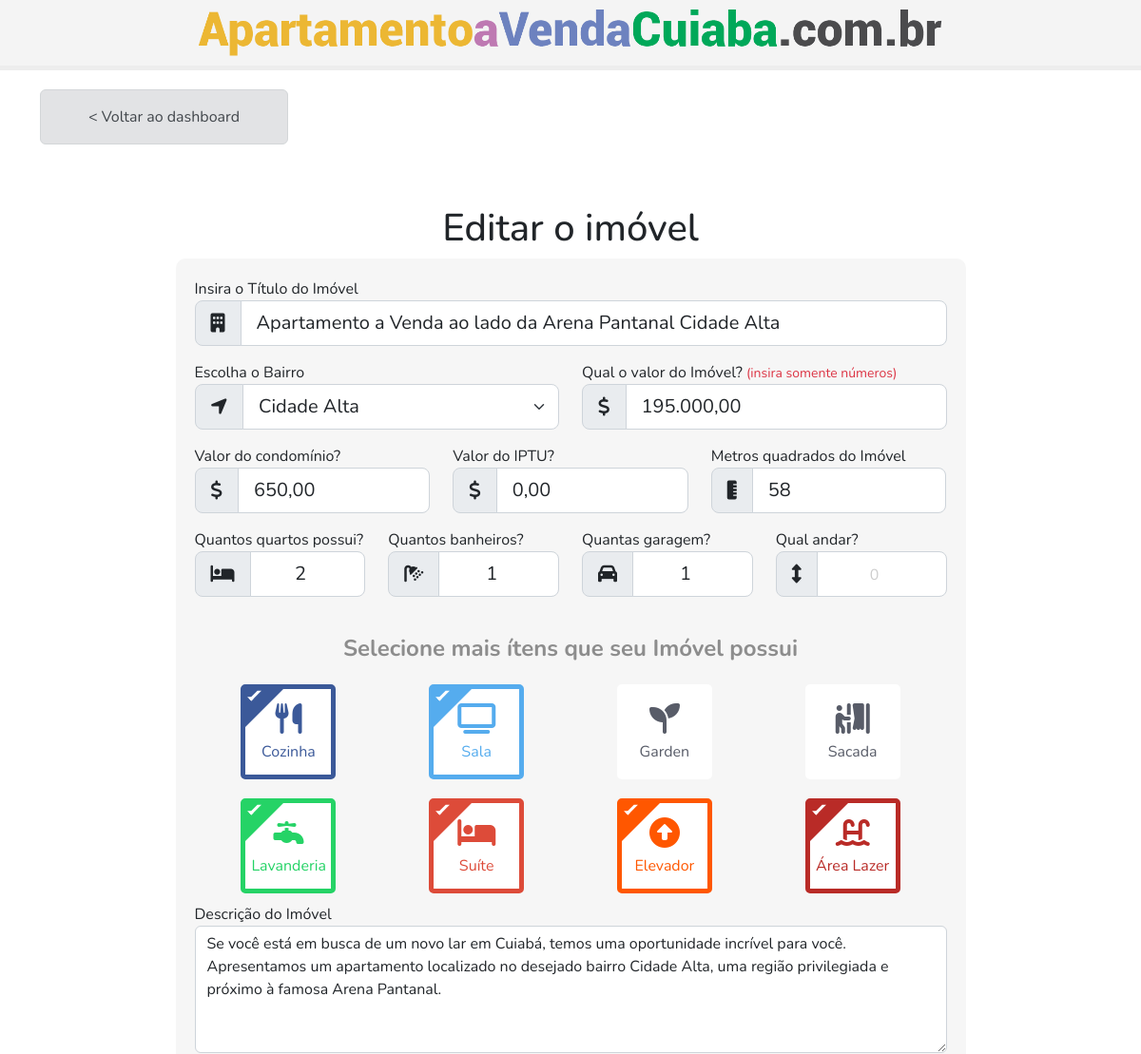
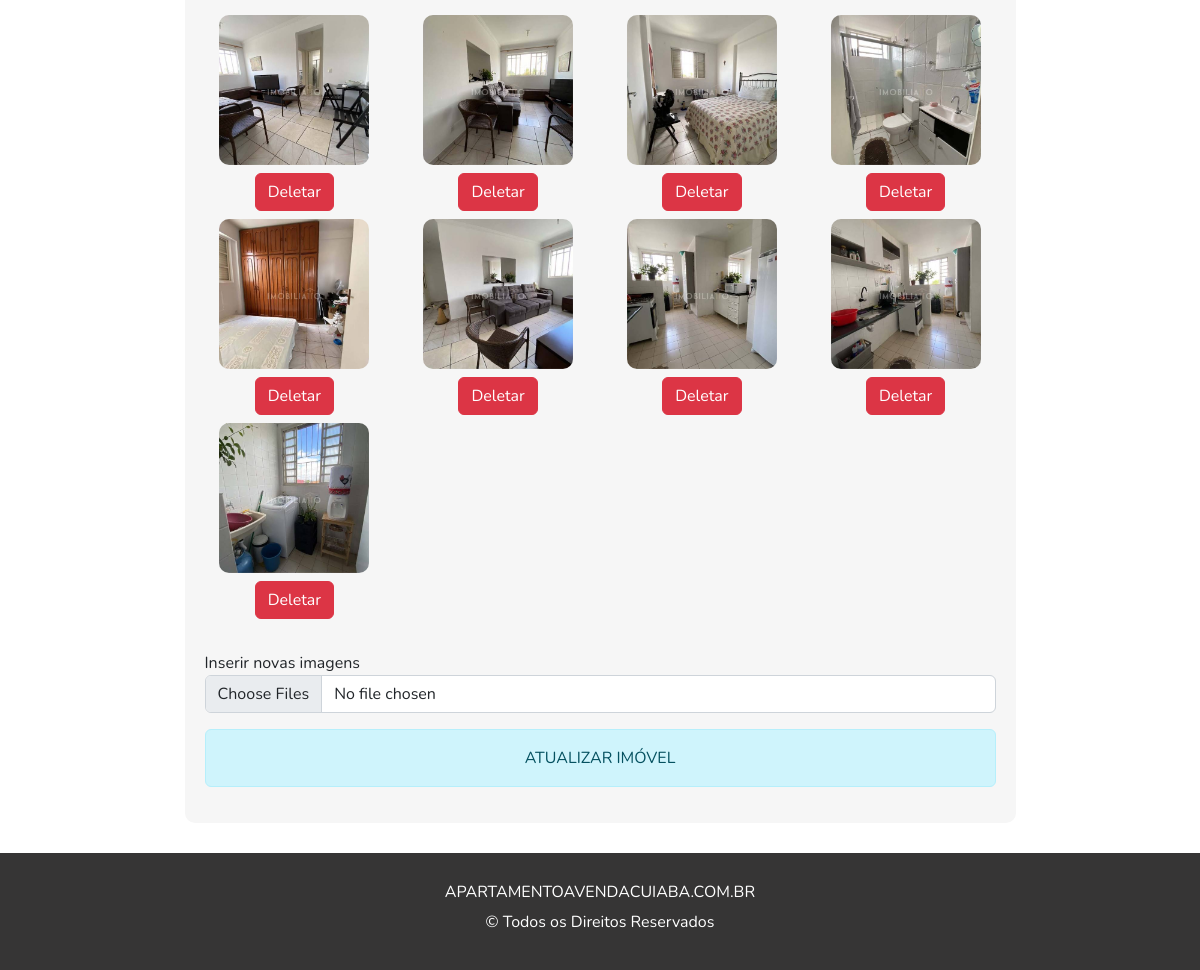
Screenshot of /app/editar.php?id=5 (signed in) with the database file from the repository (2 pictures, top to bottom).
### tables this page shows
CREATE TABLE `imovel` (
  `id_imovel` int(11) NOT NULL,
  `cod_imovel` varchar(255) DEFAULT NULL,
  `titulo` varchar(255) DEFAULT NULL,
  `id_bairro` varchar(255) NOT NULL,
  `id_proprietario` varchar(255) NOT NULL,
  `valor` int(11) DEFAULT NULL,
  `valor_condominio` int(11) DEFAULT NULL,
  `iptu` int(11) DEFAULT NULL,
  `area_construida` varchar(255) DEFAULT NULL,
  `quartos` varchar(255) DEFAULT NULL,
  `banheiros` varchar(255) DEFAULT NULL,
  `garagem` varchar(255) DEFAULT NULL,
  `andar` varchar(255) DEFAULT NULL,
  `cozinha` varchar(255) DEFAULT NULL,
  `sala` varchar(255) DEFAULT NULL,
  `garden` varchar(255) DEFAULT NULL,
  `sacada` varchar(255) DEFAULT NULL,
  `lavanderia` varchar(255) DEFAULT NULL,
  `suite` varchar(255) DEFAULT NULL,
  `elevador` varchar(255) DEFAULT NULL,
  `area_lazer` varchar(255) DEFAULT NULL,
  `descricao` text DEFAULT NULL,
  `views` varchar(255) DEFAULT NULL,
  `status` varchar(255) NOT NULL DEFAULT '1' COMMENT '"1=Ativado | 2=Desativado"',
  `data_criacao` datetime DEFAULT NULL,
  `data_atualizacao` datetime DEFAULT NULL
);

CREATE TABLE `imagem` (
  `id` int(11) NOT NULL,
  `id_imovel` varchar(255) NOT NULL,
  `url` varchar(255) NOT NULL,
  `nome` varchar(255) NOT NULL,
  `incluida_em` datetime NOT NULL,
  `url_webp` text DEFAULT NULL
);

### config/DB.php (called while the page is built, shortened)
<?php
class DB
{
    private $servername = "localhost";
    private $username = "root";
    private $password = "";
    private $database = "db_imoveis";
    private $conn;
    public function __construct()
    {
        try {
            $dsn = "mysql:host=" . $this->servername . ";dbname=" . $this->database;
            $this->conn = new PDO($dsn, $this->username, $this->password);
        } catch (PDOException $e) {
            echo "Conexão falhada: " . $e->getMessage();
        }
    }
    public function getBairros()
    {
        $sql = "SELECT * FROM bairros ORDER BY nome ASC";
        $stmt = $this->conn->prepare($sql);
        $stmt->execute();
        $result = $stmt->fetchAll();
        return $result;
    }
    public function getImageByIdImovel($idImovel)
    {
        $sql = "SELECT * FROM imagem WHERE id_imovel = :id_imovel";
        $stmt = $this->conn->prepare($sql);
        $stmt->execute(['id_imovel' => $idImovel]);
        $data = $stmt->fetchAll(PDO::FETCH_ASSOC);
        return $data;
    }
    function buscarImovelPorId($id)
    {
        try {
            $query = "SELECT * FROM imovel WHERE id_imovel = :id";
            $stmt = $this->conn->prepare($query);
            $stmt->bindValue(':id', $id, PDO::PARAM_INT);
            $stmt->execute();
            return $stmt->fetch(PDO::FETCH_ASSOC);
        } catch (PDOException $e) {
            echo 'Erro no banco de dados: ' . $e->getMessage();
            return false;
        }
    }
    function buscarBairroPorId($id)
    {
        try {
            $query = "SELECT * FROM bairros WHERE id = :id";
            $stmt = $this->conn->prepare($query);
            $stmt->bindValue(':id', $id, PDO::PARAM_INT);
            $stmt->execute();
            return $stmt->fetch(PDO::FETCH_ASSOC);
        } catch (PDOException $e) {
            echo 'Erro no banco de dados: ' . $e->getMessage();
            return false;
        }
    }
}

### app/editar.php (the view, shortened to what this page needs)
<?php
require_once "../config/DB.php";
$db = new DB;
$imovel = $db->buscarImovelPorId($_GET['id']);
$bairros = $db->getBairros();
$bairroId = $db->buscarBairroPorId($imovel['id_bairro']);
if ($bairroId) {
  $id_bairro_selecionado = $bairroId['id'];
} else {
  $id_bairro_selecionado = null;
  $nome_bairro_selecionado = null;
}
$imagensIdImovel = $db->getImageByIdImovel($imovel['id_imovel']);
?>
<!DOCTYPE html>
<html lang="pt-br">
<head>
  <link rel="stylesheet" href="css/style.css" />
  <link href="https://cdn.jsdelivr.net/npm/bootstrap@5.2.0-beta1/dist/css/bootstrap.min.css" rel="stylesheet"
 />
</head>
<body>
  <header class="main">
    <nav class="menu">
      <div class="container">
        <div class="logo">
          <img src="imagem/logo.png" class="img-fluid logo-img" alt="" />
        </div>
      </div>
    </nav>
  </header>
  <nav class="componentes">
    <div class="container">
      <div class="row">
        <div class="col-md-3">
          <a href="dashboard.php" class="alert alert-secondary d-block">< Voltar ao dashboard</a>
        </div>
      </div>
    </div>
  </nav>
  <section class="main mt-5">
    <div class="container">
      <div class="row">
        <div class="col-md-9 mx-auto">
          <h1 class="text-center">Editar o imóvel</h1>
          <form action="atualizarimovel.php" class="add-imovel" method="post" enctype="multipart/form-data">
            <label for="titulo"> Insira o Título do Imóvel</label>
            <div class="input-group input-group-lg mb-3">
              <span class="input-group-text" id="inputGroup-sizing-lg"><i class="fas fa-building"></i></span>
              <input type="text" class="form-control" name="titulo" value="<?php echo $imovel['titulo'] ?>"
                placeholder="Apartamento de 3 quartos próximo ao centro" aria-describedby="inputGroup-sizing-lg"
                required />
            </div>
            <div class="row">
              <div class="col-md-6">
                <label for="bairro"> Escolha o Bairro</label>
                <div class="input-group input-group-lg mb-3">
                  <span class="input-group-text" id="inputGroup-sizing-lg"><i class="fas fa-location-arrow"></i></span>
                  <select name="bairro" class="form-select">
                    <?php foreach ($bairros as $bairro) { ?>
                      <option value="<?php echo $bairro['id']; ?>" <?php if ($bairro['id'] == $id_bairro_selecionado) {
                           echo 'selected';
                         } ?>><?php echo $bairro['nome']; ?></option>
                    <?php } ?>
                  </select>
                </div>
              </div>
              <div class="col-md-6">
                <label for="preco"> Qual o valor do Imóvel? <small class="text-danger">(insira somente
                    números)</small></label>
                <div class="input-group input-group-lg mb-3">
                  <span class="input-group-text" id="inputGroup-sizing-lg"><i class="fas fa-dollar-sign"></i></span>
                  <input type="text" name="preco" class="form-control"
                    value="<?php echo number_format($imovel['valor'], 2, ',', '.'); ?>"
                    aria-describedby="inputGroup-sizing-lg" onKeyUp="mascaraMoeda(this, event);">
                </div>
              </div>
              <div class="col-md-4">
                <label for="condominio"> Valor do condomínio?</label>
                <div class="input-group input-group-lg mb-3">
                  <span class="input-group-text" id="inputGroup-sizing-lg"><i class="fas fa-dollar-sign"></i></span>
                  <input size="12" onKeyUp="mascaraMoeda(this, event)" type="text" class="form-control"
                    name="condominio" value="<?php echo number_format($imovel['valor_condominio'], 2, ',', '.'); ?>"
                    placeholder="400,00" aria-describedby="inputGroup-sizing-lg" required />
                </div>
              </div>
              <div class="col-md-4">
                <label for="condominio"> Valor do IPTU?</label>
                <div class="input-group input-group-lg mb-3">
                  <span class="input-group-text" id="inputGroup-sizing-lg"><i class="fas fa-dollar-sign"></i></span>
                  <input size="12" onKeyUp="mascaraMoeda(this, event)" type="text" class="form-control" name="iptu"
                    value="<?php echo number_format($imovel['iptu'], 2, ',', '.'); ?>" placeholder="1300,00"
                    aria-describedby="inputGroup-sizing-lg" />
                </div>
              </div>
              <div class="col-md-4">
                <label for="area"> Metros quadrados do Imóvel</label>
                <div class="input-group input-group-lg mb-3">
                  <span class="input-group-text" id="inputGroup-sizing-lg"><i class="fas fa-ruler-vertical"></i></span>
                  <input type="text" class="form-control" name="area" placeholder="120"
                    value="<?php echo $imovel['area_construida']; ?>" aria-describedby="inputGroup-sizing-lg"
                    required />
                </div>
              </div>
              <div class="col-md-3">
                <label for="quartos"> Quantos quartos possui?</label>
                <div class="input-group input-group-lg mb-3">
                  <span class="input-group-text" id="inputGroup-sizing-lg"><i class="fas fa-bed"></i></span>
                  <input value="<?php echo $imovel['quartos']; ?>" class="text-center form-control" type="number"
                    name="qtdQuarto" min="0" id="" placeholder="0" required>
                </div>
              </div>
              <div class="col-md-3">
                <label for="banheiro">Quantos banheiros?</label>
                <div class="input-group input-group-lg mb-3">
                  <span class="input-group-text" id="inputGroup-sizing-lg"><i class="fas fa-shower"></i></span>
                  <input value="<?php echo $imovel['banheiros']; ?>" class="text-center form-control" type="number"
                    name="qtdBanheiro" min="0" id="" placeholder="0" required>
                </div>
              </div>
              <div class="col-md-3">
                <label for="area"> Quantas garagem?</label>
                <div class="input-group input-group-lg mb-3">
                  <span class="input-group-text" id="inputGroup-sizing-lg"><i class="fas fa-car"></i></span>
                  <input value="<?php echo $imovel['garagem']; ?>" class="text-center form-control" type="number"
                    min="0" name="qtdGaragem" id="" placeholder="0" required>
                </div>
              </div>
              <div class="col-md-3">
                <label for="area"> Qual andar?</label>
                <div class="input-group input-group-lg mb-3">
                  <span class="input-group-text" id="inputGroup-sizing-lg"><i class="fas fa-arrows-alt-v"></i></span>
                  <input value="<?php echo $imovel['andar']; ?>" class="text-center form-control" type="number"
                    min="0" name="andar" id="" placeholder="0" required>
                </div>
              </div>
              <div class="wrapper">
                <div class="title">
                  Selecione mais ítens que seu Imóvel possui
                </div>
                <div class="container text-center">
                  <div class="row">
                    <div class="col-md-3 text-center">
                      <label class="option_item">
                        <div class="option_inner facebook">
                          <div class="tickmark"></div>
                          <div class="icon"><i class="fas fa-utensils"></i></div>
                          <div class="name">Cozinha</div>
                        </div>
                      </label>
                    </div>
                    <div class="col-md-3">
                      <label class="option_item">
                        <div class="option_inner twitter">
                          <div class="tickmark"></div>
                          <div class="icon"><i class="fas fa-tv"></i></div>
                          <div class="name">Sala</div>
                        </div>
                      </label>
                    </div>
                    <div class="col-md-3">
                      <label class="option_item">
                        <div class="option_inner instagram">
                          <div class="icon"><i class="fas fa-seedling"></i></div>
                          <div class="name">Garden</div>
                        </div>
                      </label>
                    </div>
                    <div class="col-md-3">
                      <label class="option_item">
                        <div class="option_inner linkedin">
                          <div class="icon"><i class="fas fa-person-booth"></i></div>
                          <div class="name">Sacada</div>
                        </div>
                      </label>
                    </div>
                    <div class="col-md-3">
                      <label class="option_item">
                        <div class="option_inner whatsapp">
                          <div class="tickmark"></div>
                          <div class="icon"><i class="fas fa-faucet"></i></div>
                          <div class="name">Lavanderia</div>
                        </div>
                      </label>
                    </div>
                    <div class="col-md-3">
                      <label class="option_item">
                        <div class="option_inner google">
                          <div class="tickmark"></div>
                          <div class="icon"><i class="fas fa-bed"></i></div>
                          <div class="name">Suíte</div>
                        </div>
                      </label>
                    </div>
                    <div class="col-md-3">
                      <label class="option_item">
                        <div class="option_inner reddit">
                          <div class="tickmark"></div>
                          <div class="icon"><i class="fas fa-arrow-alt-circle-up"></i></div>
                          <div class="name">Elevador</div>
                        </div>
                      </label>
                    </div>
                    <div class="col-md-3">
                      <label class="option_item">
                        <div class="option_inner quora">
                          <div class="tickmark"></div>
                          <div class="icon"><i class="fas fa-swimming-pool"></i></div>
                          <div class="name">Área Lazer</div>
                        </div>
                      </label>
                    </div>
                  </div>
                </div>
              </div>
              <div class="col-md-12">
                <label for="area"> Descrição do Imóvel</label>
                <div class="mb-3">
                  <textarea class="form-control" rows="5" name="msg"
                    placeholder="Insira uma pequena descrição do Imovél"><?php echo $imovel['descricao']; ?></textarea>
                </div>
              </div>
              <?php
              foreach ($imagensIdImovel as $value) {
                ?>
                <div class="col-md-3">
                  <div class="input-images">
                    <a href="deletarimagem.php?id=<?php echo $imovel['id_imovel'] ?>&delete=<?php echo $value['id']; ?>&url=<?php echo $value['url_webp'];?>&url1=<?php echo $value['url'];?>">
                      <img src="<?php echo ($value['url_webp'] ? $value['url_webp'] : $value['url'] ); ?>" class="img-fluid img-edit" alt="" srcset="">
                      <h3 class="deletarImg btn btn-danger mt-2">Deletar</h3>
                    </a>
                  </div>
                </div>
                <?php
              }
              ?>
              <div class="mb-3 mt-4">
                <label for="area">Inserir novas imagens</label>
                <input class="form-control" type="file" name="fileUpload[]" id="chooseFile" multiple>
              </div>
              <div class="d-grid gap-2">
                <input type="submit" class="alert alert-info" name="atualizar" value="ATUALIZAR IMÓVEL" />
              </div>
            </div>
          </form>
        </div>
      </div>
    </div>
  </section>
  <footer class="footer">
    <div class="container">
      <div class="row">
        <h1>APARTAMENTOAVENDACUIABA.COM.BR</h1>
        <p>&copy; Todos os Direitos Reservados</p>
      </div>
    </div>
  </footer>
</body>
</html>

### rows the page displays
imovel: titulo "Apartamento a Venda ao lado da Arena Pantanal Cidade Alta", preco "195.000,00", condominio "650,00", iptu "0,00", area "58", qtdQuarto "2", qtdBanheiro "1", qtdGaragem "1", msg "Se você está em busca de um novo lar em Cuiabá, temos uma oportunidade incrível para você. Apresentamos um apartamento localizado no desejado bairro Cidade Alta, uma região privilegiada e próximo à famosa Arena Pantanal."
imagem: url (picture)
imagem: url (picture)
imagem: url (picture)
imagem: url (picture)
imagem: url (picture)
imagem: url (picture)
imagem: url (picture)
imagem: url (picture)
imagem: url (picture)

### other values shown
form field bairro "Cidade Alta"
